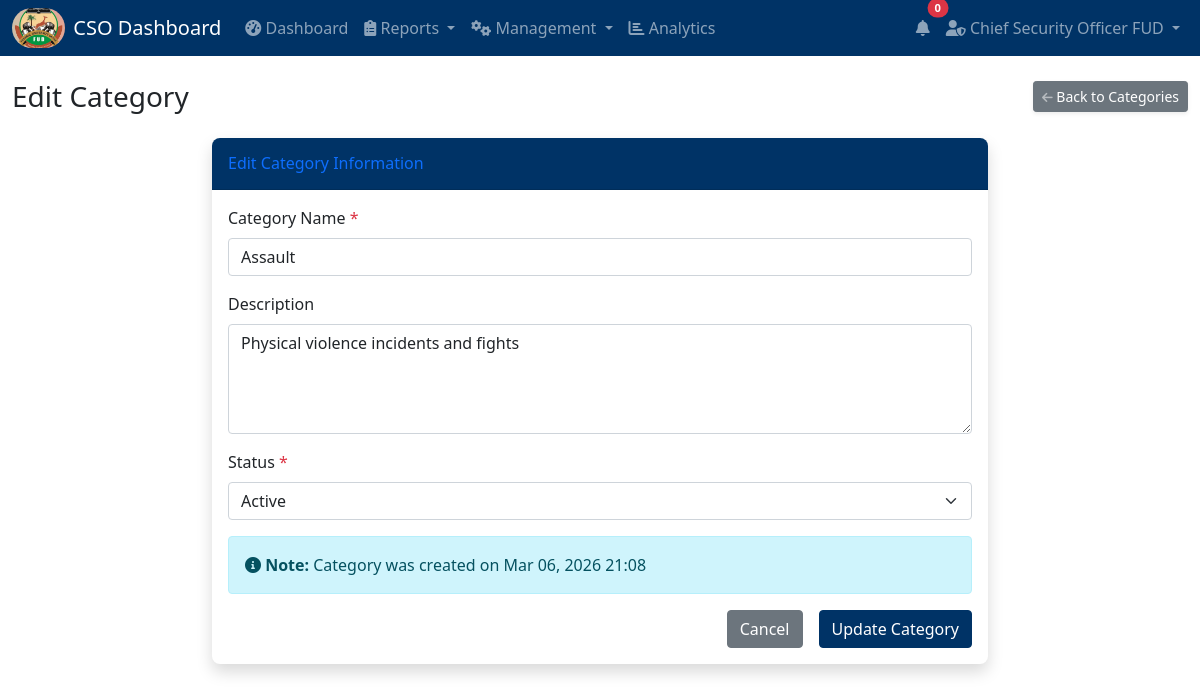
Screenshot of /cso/edit_category.php?id=2 (signed in) with the database file from the repository.
### tables this page shows
CREATE TABLE `categories` (
  `id` int(11) NOT NULL AUTO_INCREMENT,
  `name` varchar(100) NOT NULL,
  `description` text DEFAULT NULL,
  `status` enum('active','inactive') DEFAULT 'active',
  `created_at` timestamp NOT NULL DEFAULT current_timestamp(),
  PRIMARY KEY (`id`)
);

### config/functions.php (called while the page is built, shortened)
<?php
function formatDate($date) {
    return date('M d, Y H:i', strtotime($date));
}
?>

### cso/edit_category.php (the view, shortened to what this page needs)
<?php
require_once '../config/functions.php';
$database = new Database();
$db = $database->getConnection();
$category_id = isset($_GET['id']) ? intval($_GET['id']) : 0;
$query = "SELECT * FROM categories WHERE id = :id";
$stmt = $db->prepare($query);
$stmt->bindParam(":id", $category_id);
$stmt->execute();
$category = $stmt->fetch(PDO::FETCH_ASSOC);
?>
<?php include '../includes/header.php'; ?>
<?php include 'includes/cso_navbar.php'; ?>
<div class="container-fluid mt-4">
    <div class="d-sm-flex align-items-center justify-content-between mb-4">
        <h1 class="h3 mb-0 text-gray-800">Edit Category</h1>
        <a href="categories.php" class="d-none d-sm-inline-block btn btn-sm btn-secondary shadow-sm">
            <i class="fas fa-arrow-left fa-sm text-white-50"></i> Back to Categories
        </a>
    </div>
    <div class="row justify-content-center">
        <div class="col-lg-8">
            <div class="card shadow mb-4">
                <div class="card-header py-3">
                    <h6 class="m-0 font-weight-bold text-primary">Edit Category Information</h6>
                </div>
                <div class="card-body">
                    <form method="POST" class="needs-validation" novalidate>
                        <div class="mb-3">
                            <label for="name" class="form-label">Category Name <span class="text-danger">*</span></label>
                            <input type="text" class="form-control" id="name" name="name"
                                   value="<?= htmlspecialchars($category['name']) ?>" required>
                        </div>
                        <div class="mb-3">
                            <label for="description" class="form-label">Description</label>
                            <textarea class="form-control" id="description" name="description" rows="4"
                                      placeholder="Brief description of this category..."><?= htmlspecialchars($category['description'] ?? '') ?></textarea>
                        </div>
                        <div class="mb-3">
                            <label for="status" class="form-label">Status <span class="text-danger">*</span></label>
                            <select class="form-select" id="status" name="status" required>
                                <option value="active" <?= $category['status'] == 'active' ? 'selected' : '' ?>>Active</option>
                            </select>
                        </div>
                        <div class="alert alert-info">
                            <i class="fas fa-info-circle"></i>
                            <strong>Note:</strong> Category was created on <?= formatDate($category['created_at']) ?>
                        </div>
                        <div class="d-grid gap-2 d-md-flex justify-content-md-end">
                            <a href="categories.php" class="btn btn-secondary me-md-2">Cancel</a>
                            <button type="submit" class="btn btn-primary">Update Category</button>
                        </div>
                    </form>
                </div>
            </div>
        </div>
    </div>
</div>
<?php include '../includes/footer.php'; ?>

### assets/css/custom.css (style rules this page uses)
:root { --fud-primary: #003366; --fud-secondary: #FF9900; --fud-accent: #6699CC; }
.btn-primary { background-color: var(--fud-primary); border-color: var(--fud-primary); }
.card { border: none; box-shadow: 0 0.15rem 1.75rem 0 rgba(58, 59, 69, 0.15); border-radius: 0.5rem; }
.card-header { background-color: var(--fud-primary); color: white; font-weight: 600; border-radius: 0.5rem 0.5rem 0 0 !important; }

### rows the page displays
categories: name "Assault", description "Physical violence incidents and fights", status "Active", created_at "Mar 06, 2026 21:08"

### other values shown
$_SESSION['name'] "Chief Security Officer FUD"
